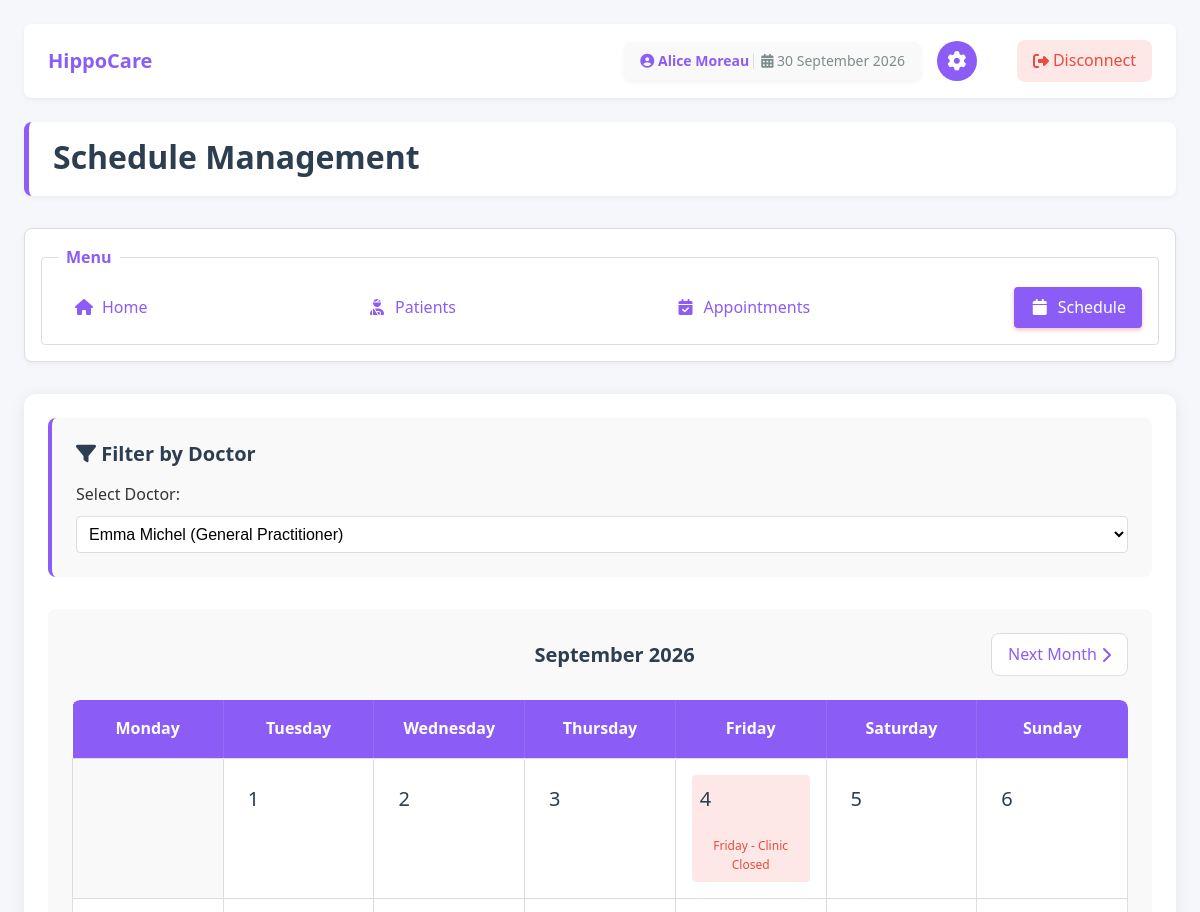
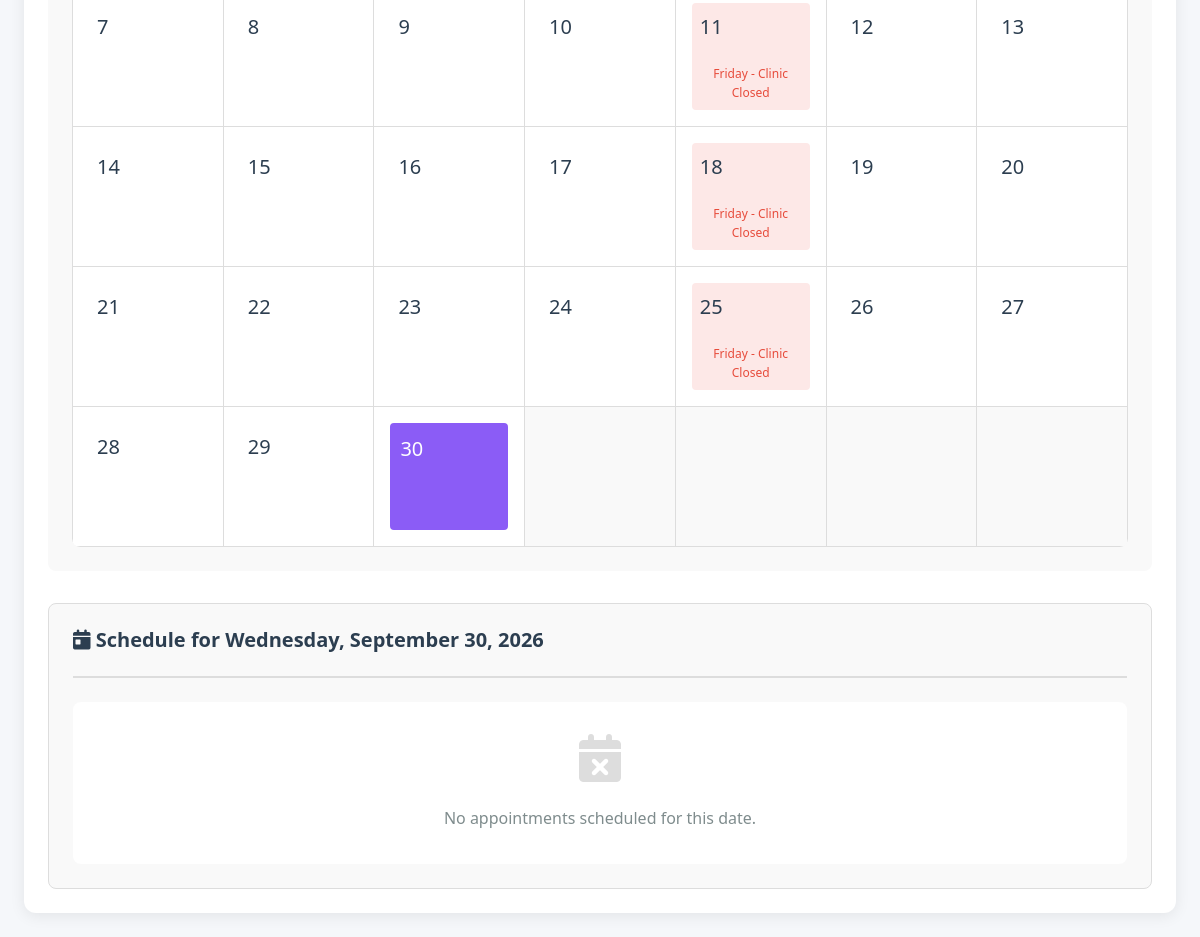
The page /cab-template/actors/assistant/assistant_schedule.php (signed in) on the database its author committed (2 pictures, top to bottom).
### tables this page shows
CREATE TABLE `assistant` (
  `id_assistant` int(11) NOT NULL,
  `last_name` varchar(100) NOT NULL,
  `first_name` varchar(100) NOT NULL,
  `email` varchar(50) NOT NULL,
  `phone` varchar(20) NOT NULL,
  `password` varchar(255) NOT NULL,
  `birth_date` date DEFAULT NULL,
  `national_id` varchar(20) DEFAULT NULL,
  `recruitment_date` date DEFAULT NULL COMMENT 'Date hired by the clinic',
  `id_doctor` int(11) DEFAULT NULL
);

CREATE TABLE `doctor` (
  `id_doctor` int(11) NOT NULL,
  `last_name` varchar(100) NOT NULL,
  `first_name` varchar(100) NOT NULL,
  `email` varchar(50) NOT NULL,
  `phone` varchar(20) NOT NULL,
  `password` varchar(255) NOT NULL,
  `birth_date` date DEFAULT NULL,
  `national_id` varchar(20) DEFAULT NULL,
  `speciality` varchar(100) DEFAULT NULL,
  `consultation_fee` decimal(10,2) DEFAULT NULL COMMENT 'Consultation price in DZD',
  `recruitment_date` date DEFAULT NULL COMMENT 'Date hired by the clinic',
  `practice_start_year` int(4) DEFAULT NULL COMMENT 'Year started practicing as doctor',
  `role` enum('doctor','chief_doctor') DEFAULT 'doctor'
);

### cab-template/actors/assistant/assistant_schedule.php (the view, shortened to what this page needs)
<?php
require_once '../../DB/secure_page.php';
$id_assistant = $_SESSION["id_assistant"];
$stmt = $conn->prepare("SELECT id_assistant, last_name, first_name, id_doctor FROM assistant WHERE id_assistant = ?");
$stmt->bind_param("i", $id_assistant);
$stmt->execute();
$result = $stmt->get_result();
$assistant_data = $result->fetch_assoc();
$assistant_name = $assistant_data['first_name'] . ' ' . $assistant_data['last_name'];
$assigned_doctor_id = $assistant_data['id_doctor'];
if ($assigned_doctor_id) {
    $stmt = $conn->prepare("SELECT first_name, last_name FROM doctor WHERE id_doctor = ?");
    $stmt->bind_param("i", $assigned_doctor_id);
    $stmt->execute();
}
function isFriday($date) {
    return date('N', strtotime($date)) == 5;
}
$doctors_list = [];
if ($assigned_doctor_id) {
    $stmt = $conn->prepare("SELECT id_doctor, first_name, last_name FROM doctor WHERE id_doctor = ? ORDER BY last_name");
    $stmt->bind_param("i", $assigned_doctor_id);
} else {
    $stmt = $conn->prepare("SELECT id_doctor, first_name, last_name FROM doctor ORDER BY last_name");
}
$stmt->execute();
$result = $stmt->get_result();
while($row = $result->fetch_assoc()) {
    $doctors_list[] = $row;
}
$selected_doctor_id = isset($_GET['doctor_id']) ? intval($_GET['doctor_id']) : 0;
if ($selected_doctor_id === 0 && count($doctors_list) > 0) {
    $selected_doctor_id = $assigned_doctor_id ? $assigned_doctor_id : $doctors_list[0]['id_doctor'];
}
$current_month = date('m');
$current_year = date('Y');
$month = isset($_GET['month']) ? intval($_GET['month']) : $current_month;
$year = isset($_GET['year']) ? intval($_GET['year']) : $current_year;
$max_future_month = date('m', strtotime('+6 months'));
$max_future_year = date('Y', strtotime('+6 months'));
$current_date = mktime(0, 0, 0, $month, 1, $year);
$max_date = mktime(0, 0, 0, $max_future_month, 1, $max_future_year);
$num_days = cal_days_in_month(CAL_GREGORIAN, $month, $year);
$first_day_of_week = date('N', mktime(0, 0, 0, $month, 1, $year));
$next_month = $month + 1;
$next_year = $year;
$is_max_future_month = ($current_date >= $max_date);
$selected_day = isset($_GET['day']) ? intval($_GET['day']) : date('d');
$selected_date = sprintf('%04d-%02d-%02d', $year, $month, $selected_day);
$is_friday = isFriday($selected_date);
$selected_date_appointments = [];
$doctors = [];
$stmt = $conn->prepare("SELECT id_doctor, first_name, last_name, speciality FROM doctor ORDER BY last_name");
$stmt->execute();
$result = $stmt->get_result();
while($row = $result->fetch_assoc()) {
    $doctors[] = $row;
}
$fridays = [];
for($day = 1; $day <= $num_days; $day++) {
    $date = sprintf('%04d-%02d-%02d', $year, $month, $day);
    if(isFriday($date)) {
        $fridays[$day] = 'Friday - Clinic Closed';
    }
}
?>
<!DOCTYPE html>
<html lang="en">
<head>
    <link rel="stylesheet" href="css/assistant_style.css">
    <link rel="stylesheet" href="css/assistant_forms.css">
    <link rel="stylesheet" href="https://cdnjs.cloudflare.com/ajax/libs/font-awesome/6.4.0/css/all.min.css">
    <link rel="stylesheet" href="js/validation-errors.css">
</head>
<body>
    <div class="header-banner">
        <div class="logo-container">
            <a href="assistant_home.php" class="logo-link">
                <h1 class="logo-text">HippoCare</h1>
            </a>
        </div>
        <div class="header-actions">
            <span class="user-name">
                <span class="name-part">
                    <i class="fas fa-user-circle"></i>
                    <?php echo htmlspecialchars($assistant_name); ?>
                </span>
                <span class="date-part">
                    <i class="fas fa-calendar-alt"></i>
                    <?php echo date("d F Y"); ?>
                </span>
            </span>
            <a href="assistant_settings.php" title="Settings" class="settings-btn">
                <i class="fas fa-cog"></i>
            </a>
            <a href="../../DB/logout.php" class="disconnect-btn">
                <i class="fas fa-sign-out-alt"></i>
                <span>Disconnect</span>
            </a>
        </div>
    </div>
    <header>
        <h1>Schedule Management</h1>
    </header>
    <nav>
        <fieldset>
            <legend>Menu</legend>
            <div class="menu-links">
                <a href="assistant_home.php"><i class="fas fa-home"></i> Home</a>
                <a href="assistant_patients.php"><i class="fas fa-user-injured"></i> Patients</a>
                <a href="assistant_app.php"><i class="fas fa-calendar-check"></i> Appointments</a>
                <a href="assistant_schedule.php" class="active"><i class="fas fa-calendar"></i> Schedule</a>
            </div>
        </fieldset>
    </nav>
    <main>
        <section class="filter-section">
            <div class="filter-container">
                <h3><i class="fas fa-filter"></i> Filter by Doctor</h3>
                <form method="get" class="filter-form">
                    <div class="form-group">
                        <label for="doctor_id">Select Doctor:</label>
                        <select id="doctor_id" name="doctor_id" onchange="this.form.submit()">
                            <?php foreach($doctors as $doctor): ?>
                                <option value="<?php echo $doctor['id_doctor']; ?>" <?php echo $selected_doctor_id == $doctor['id_doctor'] ? 'selected' : ''; ?>>
                                    <?php echo htmlspecialchars($doctor['first_name'] . ' ' . $doctor['last_name']); ?> (<?php echo htmlspecialchars($doctor['speciality']); ?>)
                                </option>
                            <?php endforeach; ?>
                        </select>
                    </div>
                </form>
            </div>
        </section>
        <section class="calendar-section">
            <div class="calendar-container">
                <div class="calendar-navigation">
                    <div class="calendar-month">
                        <?php echo date('F Y', mktime(0, 0, 0, $month, 1, $year)); ?>
                    </div>
                    <?php if(!$is_max_future_month): ?>
                    <a href="?month=<?php echo $next_month; ?>&year=<?php echo $next_year; ?><?php echo $selected_doctor_id ? '&doctor_id='.$selected_doctor_id : ''; ?>" class="nav-btn">
                        Next Month <i class="fas fa-chevron-right"></i>
                    </a>
                    <?php else: ?>
                    <span class="nav-btn hidden">
                        Next Month <i class="fas fa-chevron-right"></i>
                    </span>
                    <?php endif; ?>
                </div>
                <div class="calendar-table-wrapper">
                    <table class="calendar" role="presentation">
                        <thead>
                            <tr>
                                <th>Monday</th>
                                <th>Tuesday</th>
                                <th>Wednesday</th>
                                <th>Thursday</th>
                                <th>Friday</th>
                                <th>Saturday</th>
                                <th>Sunday</th>
                            </tr>
                        </thead>
                        <tbody>
                            <tr>
                                <?php
                                for($i = 1; $i < $first_day_of_week; $i++) {
                                    echo '<td class="empty-cell"></td>';
                                }
                                $current_day_of_week = $first_day_of_week;
                                for($day = 1; $day <= $num_days; $day++) {
                                    $date = sprintf('%04d-%02d-%02d', $year, $month, $day);
                                    $is_today_cell = ($date == date('Y-m-d'));
                                    $is_selected = ($day == $selected_day && $month == intval(date('m', strtotime($selected_date))) && $year == intval(date('Y', strtotime($selected_date))));
                                    $is_friday_cell = isset($fridays[$day]);
                                    $class = '';
                                    if($is_today_cell) $class .= ' today';
                                    if($is_selected) $class .= ' selected';
                                    if($is_friday_cell) $class .= ' blocked-date';
                                    echo '<td class="' . trim($class) . '">';
                                    if($is_friday_cell) {
                                        echo '<div class="calendar-cell">';
                                        echo '<span class="day-number">' . $day . '</span>';
                                        echo '<div class="blocked-reason">' . htmlspecialchars($fridays[$day]) . '</div>';
                                        echo '</div>';
                                    } else {
                                        echo '<a href="?month=' . $month . '&year=' . $year . '&day=' . $day . ($selected_doctor_id ? '&doctor_id='.$selected_doctor_id : '') . '" class="calendar-cell" title="View schedule for day ' . $day . '">';
                                        echo '<span class="day-number">' . $day . '</span>';
                                        echo '</a>';
                                    }
                                    echo '</td>';
                                    $current_day_of_week++;
                                    if($current_day_of_week > 7) {
                                        echo '</tr>';
                                        if($day < $num_days) {
                                            echo '<tr>';
                                        }
                                        $current_day_of_week = 1;
                                    }
                                }
                                for($i = $current_day_of_week; $i <= 7; $i++) {
                                    echo '<td class="empty-cell"></td>';
                                }
                                ?>
                            </tr>
                        </tbody>
                    </table>
                </div>
            </div>
        </section>
        <section class="appointments-section">
            <div class="appointments-container">
                <div class="appointments-header">
                    <h3>
                        <i class="fas fa-calendar-day"></i>
                        Schedule for <?php echo date('l, F j, Y', strtotime($selected_date)); ?>
                    </h3>
                </div>
                <?php if (!$is_friday): ?>
                    <?php if (empty($selected_date_appointments)): ?>
                        <div class="no-appointments">
                            <i class="fas fa-calendar-times"></i>
                            <p>No appointments scheduled for this date.</p>
                        </div>
                    <?php endif; ?>
                <?php endif; ?>
            </div>
        </section>
    </main>
</body>
</html>

### cab-template/actors/assistant/css/assistant_forms.css (style rules this page uses)
.form-group { position: relative; margin-bottom: 1rem; }
.form-group label { display: block; margin-bottom: 0.5rem; font-weight: 500; color: #333; }
.form-group input, .form-group textarea, .form-group select { width: 100%; padding: 0.5rem; border: 1px solid #ddd; border-radius: 4px; font-size: 1rem; transition: border-color 0.3s ease, box-shadow 0.3s ease; }

### cab-template/actors/assistant/js/validation-errors.css (style rules this page uses)
.form-group { position: relative; margin-bottom: 1rem; }
.form-group input, .form-group textarea, .form-group select { width: 100%; padding: 0.5rem; border: 1px solid #ddd; border-radius: 4px; font-size: 1rem; transition: border-color 0.3s ease, box-shadow 0.3s ease; }
.form-group label { display: block; margin-bottom: 0.5rem; font-weight: 500; color: #333; }

### rows shown on the page
assistant: assistant_name "Alice Moreau", doctor_id "Emma Michel (General Practitioner)"

### other values the page prints
date('F Y', mktime(0, 0, 0, $month, 1, $year)) "September 2026"
$fridays[$day] "Friday - Clinic Closed"
date('l, F j, Y', strtotime($selected_date)) "Wednesday, September 30, 2026"
